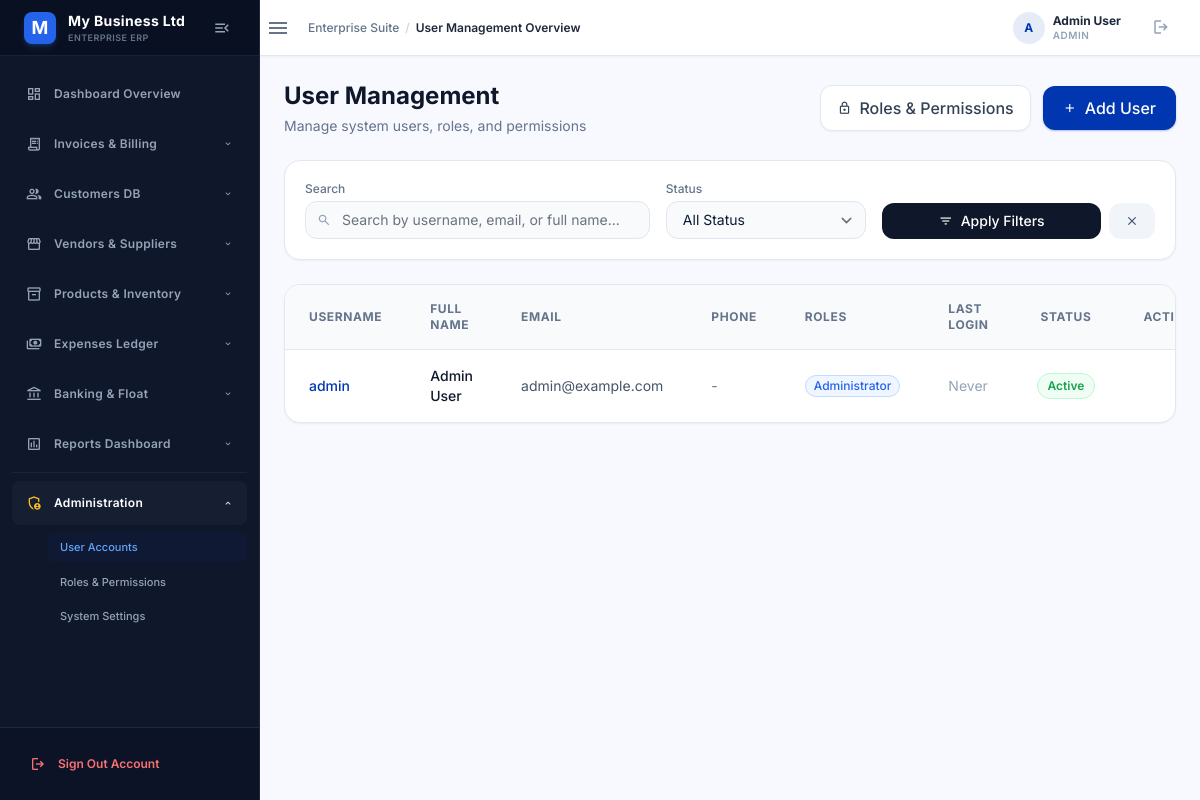
The app's page /users (signed in) with its own data.
### tables this page shows
CREATE TABLE `users` (
  `id` INT AUTO_INCREMENT PRIMARY KEY,
  `username` VARCHAR(100) NOT NULL UNIQUE,
  `email` VARCHAR(150) NOT NULL UNIQUE,
  `password` VARCHAR(255) NOT NULL,
  `full_name` VARCHAR(150) NOT NULL,
  `phone` VARCHAR(30) NULL,
  `role` VARCHAR(50) DEFAULT 'employee',
  `is_active` TINYINT(1) DEFAULT 1,
  `last_login` DATETIME NULL,
  `last_login_ip` VARCHAR(45) NULL,
  `created_at` TIMESTAMP DEFAULT CURRENT_TIMESTAMP
);

### controllers/UserController.php (called while the page is built, shortened)
<?php
class UserController {
    private $userModel;
    public function __construct() {
        require_once __DIR__ . '/../config/database.php';
        $this->db = getConnection();
        $this->userModel = new User($this->db);
    }
    public function index() {
        $filters = [];
        $users = $this->userModel->getAll($filters);
        require_once __DIR__ . '/../views/layouts/header.php';
        require_once __DIR__ . '/../views/users/index.php';
        require_once __DIR__ . '/../views/layouts/footer.php';
    }
}

### helpers/auth_helper.php (called while the page is built, shortened)
<?php
if (!function_exists('is_logged_in')) {
    function is_logged_in() {
        return isset($_SESSION['user_id']) && !empty($_SESSION['user_id']);
    }
}
if (!function_exists('is_admin')) {
    function is_admin() {
        return is_logged_in() && isset($_SESSION['role']) && strtolower($_SESSION['role']) === 'admin';
    }
}
if (!function_exists('has_permission')) {
    function has_permission($permission) {
        if (is_admin()) {
            return true;
        }
        return false;
    }
}

### config/database.php (called while the page is built, shortened)
<?php
require_once BASE_PATH . '/helpers/auth_helper.php';
function getConnection()
{
        $dsn = "mysql:host=" . DB_HOST . ";dbname=" . DB_NAME . ";charset=" . DB_CHARSET;
        $pdo = new PDO($dsn, DB_USER, DB_PASS);
        $pdo->setAttribute(PDO::ATTR_ERRMODE, PDO::ERRMODE_EXCEPTION);
        $pdo->setAttribute(PDO::ATTR_DEFAULT_FETCH_MODE, PDO::FETCH_ASSOC);
        return $pdo;
}

### models/User.php (called while the page is built, shortened)
<?php
class User
{
    private $db;
    public function __construct($db)
    {
        $this->db = $db;
    }
    public function getAll($filters = [])
    {
        $sql = "SELECT u.*,
                GROUP_CONCAT(DISTINCT r.display_name) as roles
                FROM users u
                LEFT JOIN user_roles ur ON u.id = ur.user_id
                LEFT JOIN roles r ON ur.role_id = r.id
                WHERE 1=1";
        $params = [];
        $sql .= " GROUP BY u.id ORDER BY u.username";
        $stmt = $this->db->prepare($sql);
        $stmt->execute($params);
        return $stmt->fetchAll();
    }
}

### views/users/index.php (the view, shortened to what this page needs)
<div class="flex justify-between items-center mb-6">
    <div>
        <h1 class="text-2xl font-bold text-slate-900">User Management</h1>
        <p class="text-sm text-slate-500 mt-1">Manage system users, roles, and permissions</p>
    </div>
    <div class="flex items-center gap-3">
        <?php if (has_permission('roles.manage')): ?>
        <a href="<?= BASE_URL ?? '' ?>/users/roles" class="flex items-center gap-2 bg-white text-slate-700 px-4 py-2.5 rounded-xl font-medium border border-slate-200 shadow-sm hover:bg-slate-50 hover:text-slate-900 transition-colors">
            <span class="material-symbols-outlined text-sm">lock</span>
            Roles & Permissions
        </a>
        <?php endif; ?>
        <?php if (is_admin()): ?>
        <a href="<?= BASE_URL ?? '' ?>/users/create" class="flex items-center gap-2 bg-primary text-white px-5 py-2.5 rounded-xl font-medium shadow-sm shadow-primary/30 hover:bg-primary/90 hover:shadow-md hover:shadow-primary/40 active:scale-95 transition-all">
            <span class="material-symbols-outlined text-sm">add</span>
            Add User
        </a>
        <?php endif; ?>
    </div>
</div>
<div class="bg-white rounded-2xl border border-slate-200 shadow-sm mb-6 p-5">
    <form method="GET" class="grid grid-cols-1 md:grid-cols-12 gap-4 items-end">
        <div class="md:col-span-5">
            <label class="block text-xs font-medium text-slate-500 mb-1">Search</label>
            <div class="relative">
                <span class="material-symbols-outlined absolute left-3 top-1/2 -translate-y-1/2 text-slate-400 text-sm">search</span>
                <input type="text" name="search" class="w-full pl-9 pr-4 py-2 bg-slate-50 border border-slate-200 rounded-xl text-sm focus:outline-none focus:ring-2 focus:ring-primary/20 focus:border-primary transition-all" placeholder="Search by username, email, or full name..." value="<?= htmlspecialchars($_GET['search'] ?? '') ?>">
            </div>
        </div>
        <div class="md:col-span-3">
            <label class="block text-xs font-medium text-slate-500 mb-1">Status</label>
            <select name="is_active" class="w-full px-4 py-2 bg-slate-50 border border-slate-200 rounded-xl text-sm focus:outline-none focus:ring-2 focus:ring-primary/20 focus:border-primary transition-all appearance-none cursor-pointer">
                <option value="">All Status</option>
            </select>
        </div>
        <div class="md:col-span-4 flex gap-2">
            <button type="submit" class="flex-1 flex items-center justify-center gap-2 bg-slate-900 text-white px-4 py-2 rounded-xl text-sm font-medium hover:bg-slate-800 transition-colors">
                <span class="material-symbols-outlined text-sm">filter_list</span> Apply Filters
            </button>
            <a href="<?= BASE_URL ?? '' ?>/users" class="flex items-center justify-center px-4 py-2 bg-slate-100 text-slate-600 rounded-xl text-sm font-medium hover:bg-slate-200 transition-colors" title="Clear Filters">
                <span class="material-symbols-outlined text-sm">close</span>
            </a>
        </div>
    </form>
</div>
<div class="bg-white rounded-2xl border border-slate-200 shadow-sm overflow-hidden">
    <div class="overflow-x-auto">
        <table class="w-full text-sm text-left">
            <thead class="bg-slate-50 text-slate-500 text-xs uppercase tracking-wider font-semibold border-b border-slate-200">
                <tr>
                    <th class="px-6 py-4">Username</th>
                    <th class="px-6 py-4">Full Name</th>
                    <th class="px-6 py-4">Email</th>
                    <th class="px-6 py-4">Phone</th>
                    <th class="px-6 py-4">Roles</th>
                    <th class="px-6 py-4">Last Login</th>
                    <th class="px-6 py-4 text-center">Status</th>
                    <th class="px-6 py-4 text-center">Actions</th>
                </tr>
            </thead>
            <tbody class="divide-y divide-slate-100">
                <?php if (empty($users ?? [])): ?>
                <tr>
                    <td colspan="8">
                        <div class="flex flex-col items-center justify-center py-12 text-slate-400">
                            <span class="material-symbols-outlined text-4xl mb-3 opacity-50">people</span>
                            <p class="text-base font-medium text-slate-500">No users found</p>
                            <p class="text-sm mt-1">Click "Add User" to create a new user account</p>
                        </div>
                    </td>
                </tr>
                <?php else: ?>
                <?php foreach ($users as $user): ?>
                <tr class="hover:bg-slate-50/80 transition-colors group">
                    <td class="px-6 py-4">
                        <a href="<?= BASE_URL ?? '' ?>/users/edit/<?= $user['id'] ?>" class="font-medium text-primary hover:text-primary/80 transition-colors">
                            <?= htmlspecialchars($user['username']) ?>
                        </a>
                    </td>
                    <td class="px-6 py-4 font-medium text-slate-900"><?= htmlspecialchars($user['full_name']) ?></td>
                    <td class="px-6 py-4 text-slate-600"><?= htmlspecialchars($user['email']) ?></td>
                    <td class="px-6 py-4 text-slate-500"><?= htmlspecialchars($user['phone'] ?: '-') ?></td>
                    <td class="px-6 py-4">
                        <?php if (!empty($user['roles'])): ?>
                            <div class="flex flex-wrap gap-1">
                            <?php foreach (explode(',', $user['roles']) as $role): ?>
                                <span class="inline-flex items-center px-2 py-0.5 rounded-full text-xs font-medium bg-blue-50 text-blue-600 border border-blue-200">
                                    <?= htmlspecialchars(trim($role)) ?>
                                </span>
                            <?php endforeach; ?>
                            </div>
                        <?php else: ?>
                            <span class="text-slate-400 text-xs">No roles</span>
                        <?php endif; ?>
                    </td>
                    <td class="px-6 py-4 text-slate-500">
                        <?php if ($user['last_login']): ?>
                            <span title="<?= date('d/m/Y H:i', strtotime($user['last_login'])) ?>">
                                <?= date('d/m/Y', strtotime($user['last_login'])) ?>
                            </span>
                        <?php else: ?>
                            <span class="text-slate-400">Never</span>
                        <?php endif; ?>
                    </td>
                    <td class="px-6 py-4 text-center">
                        <?php if ($user['is_active']): ?>
                            <span class="inline-flex items-center px-2.5 py-1 rounded-full text-xs font-semibold border bg-green-50 text-green-600 border-green-200">Active</span>
                        <?php else: ?>
                            <span class="inline-flex items-center px-2.5 py-1 rounded-full text-xs font-semibold border bg-red-50 text-red-600 border-red-200">Inactive</span>
                        <?php endif; ?>
                    </td>
                    <td class="px-6 py-4 text-center">
                    </td>
                </tr>
                <?php endforeach; ?>
                <?php endif; ?>
            </tbody>
        </table>
    </div>
</div>

### views/layouts/header.php (style rules this page uses)
.material-symbols-outlined { font-variation-settings: 'FILL' 0, 'wght' 400, 'GRAD' 0, 'opsz' 24; display: inline-block; line-height: 1; text-transform: none; letter-spacing: normal; word-wrap: normal; white-space: nowrap; direction: ltr; }
body { font-family: 'Inter', sans-serif; background-color: #F1F5F9; visibility: hidden; opacity: 0; }

### records on screen
users: username "admin", full_name "Admin User", email "admin@example.com", phone "-", role "Administrator", shows "Never", is_active "Active"

### other values on screen
substr($companyName, 0, 1) "M"
$companyName "My Business Ltd"
$title "User Management"
substr($_SESSION['full_name'] ?? $_SESSION['username'] ?? 'U', 0, 1) "A"
$_SESSION['full_name'] "Admin User"
$_SESSION['role'] "ADMIN"
